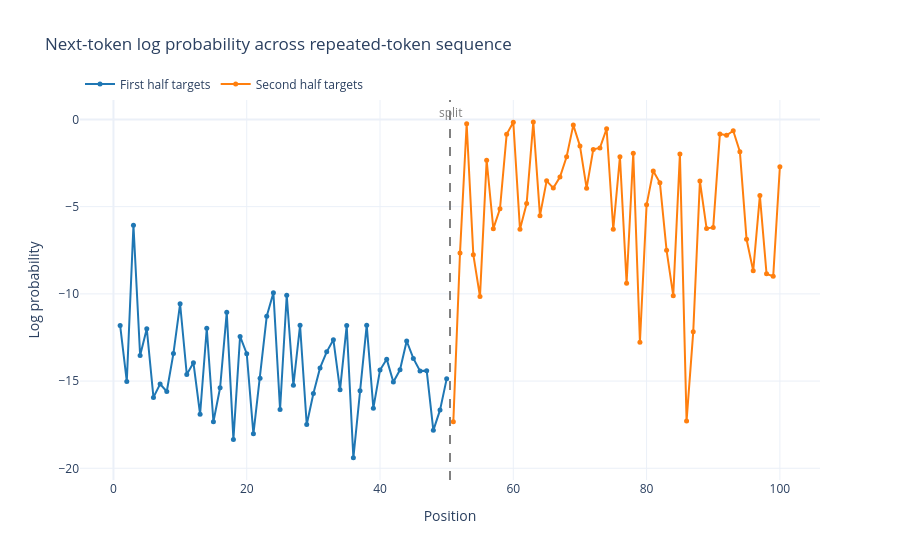
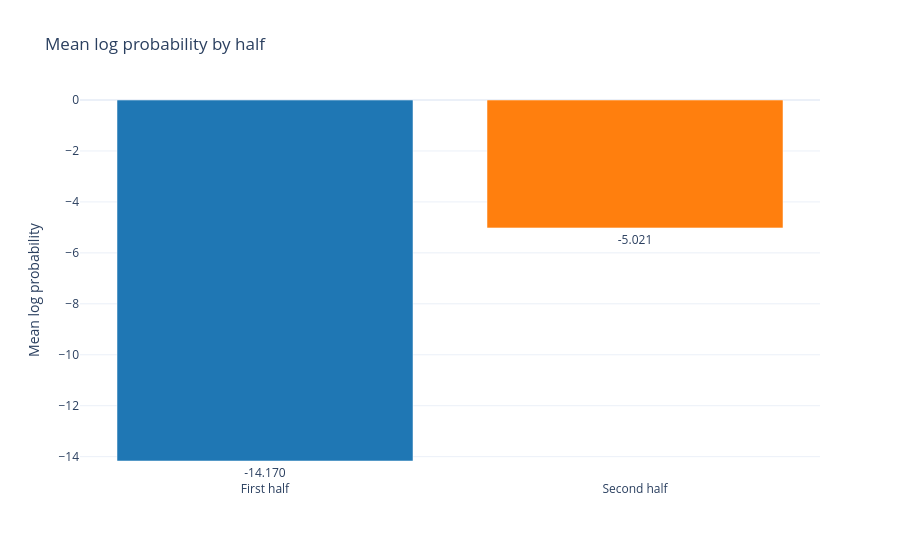

Here is the notebook cell these charts were saved with, in order:
### Code cell
def generate_repeated_tokens(model: HookedTransformer, seq_len: int, batch_size: int = 1) -> Int[Tensor, "batch_size full_seq_len"]:
  """
  Generates a sequence of repeated random tokens
  Outputs are:
    rep_tokens: [batch_size, 1+2*seq_len]
  """
  t.manual_seed(0)
  prefix = (t.ones(batch_size, 1) * model.tokenizer.bos_token_id).long().to(device)

  seq = t.randint(low=1, high=model.tokenizer.vocab_size, size=(batch_size, seq_len), dtype=t.long, device=device)
  
  return t.cat((prefix, seq, seq), dim=1)

def run_and_cache_model_repeated_tokens(model: HookedTransformer, seq_len: int, batch_size: int = 1) -> tuple[Tensor, Tensor, ActivationCache]:
  """
  Generates a sequence of repeated random tokens, and runs the model on it, returning (tokens,
  logits, cache). This function should use the `generate_repeated_tokens` function above.
  Outputs are:
    rep_tokens: [batch_size, 1+2*seq_len]
    rep_logits: [batch_size, 1+2*seq_len, d_vocab]
    rep_cache: The cache of the model run on rep_tokens
  """
  tokens = generate_repeated_tokens(model, seq_len)
  logits, cache = model.run_with_cache(tokens, remove_batch_dim=True)
  return tokens, logits, cache


def get_log_probs(logits: Float[Tensor, "batch posn d_vocab"], tokens: Int[Tensor, "batch posn"]) -> Float[Tensor, "batch posn-1"]:
  logprobs = logits.log_softmax(dim=-1)
  # We want to get logprobs[b, s, tokens[b, s+1]], in eindex syntax this looks like:

  correct_logprobs = eindex(logprobs, tokens, "b s [b s+1]")
  return correct_logprobs


seq_len = 50
batch_size = 1
(rep_tokens, rep_logits, rep_cache) = run_and_cache_model_repeated_tokens(model, seq_len, batch_size)
rep_str = model.to_str_tokens(rep_tokens)
model.reset_hooks()
log_probs = get_log_probs(rep_logits, rep_tokens).squeeze()

print(f"Performance on the first half: {log_probs[:seq_len].mean():.3f}")
print(f"Performance on the second half: {log_probs[seq_len:].mean():.3f}")

plot_loss_difference(log_probs, rep_str, seq_len)

### Figure 1 — Plotly figure (JSON) as saved in the notebook; plotly's stock layout.template omitted (floating-point values rounded to 4 significant figures)
{"data": [{"customdata": [" clever", " Applied", " I", "oclast", "ammed", "Gest", " knockdown", "hence", " lav", "No", "imization", "\"])", "PER", "======================", " length", " rule", " consistently", "hors", "Diff", " aggress", " Grant", "PHP", "@", "End", " elevate", " vs", "Suddenly", " enc", "esides", "|-", " semester", " pilot", "\u0003", "plings", " Pil", "ccording", " Peru", " revised", "adel", " refractive", "toggle", "0032", " Um", " rotating", " introduction", " Settings", "Send", "rological", "estly", "advant"], "hovertemplate": "pos=%{x}<br>token=%{customdata}<br>log p=%{y:.3f}<extra></extra>", "line": {"color": "#1f77b4", "width": 2}, "marker": {"size": 5}, "mode": "lines+markers", "name": "First half targets", "type": "scatter", "x": [1, 2, 3, 4, 5, 6, 7, 8, 9, 10, 11, 12, 13, 14, 15, 16, 17, 18, 19, 20, 21, 22, 23, 24, 25, 26, 27, 28, 29, 30, 31, 32, 33, 34, 35, 36, 37, 38, 39, 40, 41, 42, 43, 44, 45, 46, 47, 48, 49, 50], "y": [-11.81, -15.02, -6.065, -13.53, -12.0, -15.94, -15.17, -15.6, -13.42, -10.57, -14.62, -13.94, -16.9, -11.97, -17.33, -15.39, -11.06, -18.34, -12.44, -13.43, -18.03, -14.84, -11.28, -9.94, -16.63, -10.08, -15.24, -11.8, -17.49, -15.72, -14.24, -13.33, -12.63, -15.5, -11.81, -19.4, -15.55, -11.79, -16.55, -14.37, -13.74, -15.05, -14.35, -12.7, -13.7, -14.43, -14.4, -17.82, -16.66, -14.87]}, {"customdata": [" clever", " Applied", " I", "oclast", "ammed", "Gest", " knockdown", "hence", " lav", "No", "imization", "\"])", "PER", "======================", " length", " rule", " consistently", "hors", "Diff", " aggress", " Grant", "PHP", "@", "End", " elevate", " vs", "Suddenly", " enc", "esides", "|-", " semester", " pilot", "\u0003", "plings", " Pil", "ccording", " Peru", " revised", "adel", " refractive", "toggle", "0032", " Um", " rotating", " introduction", " Settings", "Send", "rological", "estly", "advant"], "hovertemplate": "pos=%{x}<br>token=%{customdata}<br>log p=%{y:.3f}<extra></extra>", "line": {"color": "#ff7f0e", "width": 2}, "marker": {"size": 5}, "mode": "lines+markers", "name": "Second half targets", "type": "scatter", "x": [51, 52, 53, 54, 55, 56, 57, 58, 59, 60, 61, 62, 63, 64, 65, 66, 67, 68, 69, 70, 71, 72, 73, 74, 75, 76, 77, 78, 79, 80, 81, 82, 83, 84, 85, 86, 87, 88, 89, 90, 91, 92, 93, 94, 95, 96, 97, 98, 99, 100], "y": [-17.32, -7.664, -0.2498, -7.754, -10.16, -2.342, -6.262, -5.124, -0.854, -0.1658, -6.291, -4.825, -0.1557, -5.516, -3.521, -3.937, -3.299, -2.14, -0.327, -1.52, -3.941, -1.718, -1.632, -0.534, -6.297, -2.143, -9.39, -1.942, -12.77, -4.898, -2.951, -3.636, -7.504, -10.1, -1.978, -17.28, -12.18, -3.534, -6.249, -6.192, -0.8296, -0.9129, -0.6502, -1.852, -6.873, -8.681, -4.368, -8.854, -8.994, -2.715]}], "layout": {"annotations": [{"font": {"color": "gray"}, "showarrow": false, "text": "split", "x": 50.5, "y": -0.1557, "yshift": 10}], "hovermode": "x unified", "legend": {"orientation": "h", "x": 0, "y": 1.08}, "shapes": [{"line": {"color": "gray", "dash": "dash"}, "type": "line", "x0": 50.5, "x1": 50.5, "xref": "x", "y0": 0, "y1": 1, "yref": "y domain"}], "title": {"text": "Next-token log probability across repeated-token sequence"}, "xaxis": {"title": {"text": "Position"}}, "yaxis": {"title": {"text": "Log probability"}}}}

### Figure 2 — Plotly figure (JSON) as saved in the notebook; plotly's stock layout.template omitted (floating-point values rounded to 4 significant figures)
{"data": [{"marker": {"color": ["#1f77b4", "#ff7f0e"]}, "text": ["-14.170", "-5.021"], "textposition": "outside", "type": "bar", "x": ["First half", "Second half"], "y": [-14.17, -5.021]}], "layout": {"title": {"text": "Mean log probability by half"}, "yaxis": {"title": {"text": "Mean log probability"}}}}
